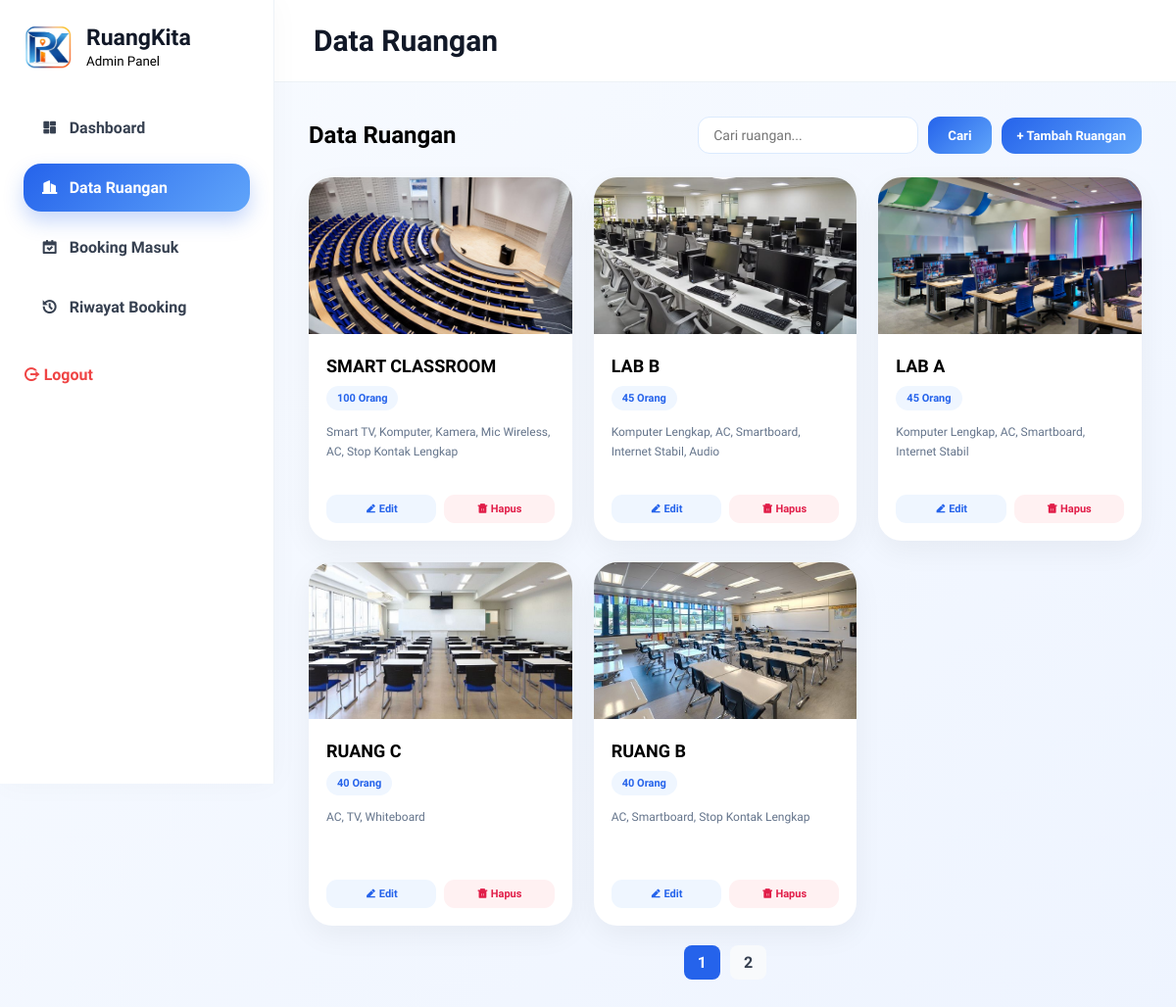
/admin_dashboard.php?page=ruangan (signed in), run on the app's committed database.
### tables this page shows
CREATE TABLE `ruangan` (
  `id` int(11) NOT NULL,
  `nama` varchar(100) DEFAULT NULL,
  `kapasitas` int(11) DEFAULT NULL,
  `fasilitas` text DEFAULT NULL,
  `gambar` varchar(255) DEFAULT NULL
);

### admin_dashboard.php (the view, shortened to what this page needs)
<?php
include "koneksi.php";
$page = isset($_GET['page']) ? $_GET['page'] : 'dashboard';
$limit = 5;
$hal = isset($_GET['hal']) ? (int)$_GET['hal'] : 1;
$offset = ($hal - 1) * $limit;
$where_ruangan = "WHERE 1=1";
$query_ruangan_count = mysqli_query($conn, "SELECT COUNT(*) as total FROM ruangan $where_ruangan");
$total_ruangan = mysqli_fetch_assoc($query_ruangan_count)['total'];
$pages_ruangan = ceil($total_ruangan / $limit);
$data_ruangan = mysqli_query($conn,"
    SELECT *
    FROM ruangan
    $where_ruangan
    ORDER BY id DESC
    LIMIT $offset, $limit
");
?>
<!DOCTYPE html>
<html lang="id">
<head>
<link href="https://cdn.jsdelivr.net/npm/remixicon/fonts/remixicon.css" rel="stylesheet">
</head>
<body>
<div class="dashboard-layout">
    <div class="sidebar">
        <div class="sidebar-logo">
            <img src="img/logo.png">
            <div>
                <h2>RuangKita</h2>
                <small>Admin Panel</small>
            </div>
        </div>
        <div class="sidebar-menu">
            <a href="admin_dashboard.php?page=dashboard"
               class="<?= ($page == 'dashboard') ? 'active' : ''; ?>">
                <i class="ri-dashboard-fill"></i>
                Dashboard
            </a>
            <a href="admin_dashboard.php?page=ruangan"
               class="<?= ($page == 'ruangan') ? 'active' : ''; ?>">
                <i class="ri-building-2-fill"></i>
                Data Ruangan
            </a>
            <a href="admin_dashboard.php?page=booking"
               class="<?= ($page == 'booking') ? 'active' : ''; ?>">
                <i class="ri-calendar-check-fill"></i>
                Booking Masuk
            </a>
            <a href="admin_dashboard.php?page=riwayat"
               class="<?= ($page == 'riwayat') ? 'active' : ''; ?>">
                <i class="ri-history-fill"></i>
                Riwayat Booking
            </a>
        </div>
        <div class="logout">
            <a href="logout.php">
                <i class="ri-logout-circle-r-line"></i>
                Logout
            </a>
        </div>
    </div>
    <div class="main-content">
        <div class="topbar">
            <h1>
                <?php
                if($page == "dashboard"){
                    echo "Dashboard";
                }
                else if($page == "booking"){
                    echo "Booking Masuk";
                }
                else if($page == "ruangan"){
                    echo "Data Ruangan";
                }
                else{
                    echo "Riwayat Booking";
                }
                ?>
            </h1>
        </div>
        <div class="content">
            <?php if($page == "ruangan"){ ?>
            <div class="room-top-action">
                <h2>Data Ruangan</h2>
                <div style="display:flex; gap:10px; align-items:center; flex-wrap:wrap;">
                    <div class="search-bar" style="margin-bottom:0;">
                        <form method="GET" action="">
                            <input type="text" name="search" value="<?= isset($_GET['search']) ? htmlspecialchars($_GET['search']) : ''; ?>" placeholder="Cari ruangan...">
                            <button type="submit">Cari</button>
                        </form>
                    </div>
                    <a href="?page=ruangan&tambah=1"
                       class="btn-tambah">
                        + Tambah Ruangan
                    </a>
                </div>
            </div>
            <div class="ruangan-grid">
            <?php while($r = mysqli_fetch_assoc($data_ruangan)){ ?>
            <div class="ruangan-card">
                <img src="<?= $r['gambar']; ?>">
                <div class="ruangan-body">
                    <h3><?= $r['nama']; ?></h3>
                    <div class="ruangan-kapasitas">
                        <?= $r['kapasitas']; ?> Orang
                    </div>
                    <div class="ruangan-fasilitas">
                        <?= $r['fasilitas']; ?>
                    </div>
                    <div class="ruangan-action">
                        <a href="?page=ruangan&edit=<?= $r['id']; ?>"
                           class="btn-edit">
                            <i class="ri-edit-2-fill"></i>
                            Edit
                        </a>
                        <a href="?page=ruangan&hapus_ruangan=<?= $r['id']; ?>"
                           class="btn-hapus"
                           onclick="return confirm('Hapus ruangan ini?')">
                            <i class="ri-delete-bin-5-fill"></i>
                            Hapus
                        </a>
                    </div>
                </div>
            </div>
            <?php } ?>
            </div>
            <?php if($pages_ruangan > 1){ ?>
            <div class="pagination">
                <?php for($i=1; $i<=$pages_ruangan; $i++){ ?>
                    <a href="?page=ruangan&hal=<?= $i; ?>&search=<?= isset($_GET['search']) ? htmlspecialchars($_GET['search']) : ''; ?>" class="<?= $hal == $i ? 'active' : ''; ?>"><?= $i; ?></a>
                <?php } ?>
            </div>
            <?php } ?>
            <?php } ?>
        </div>
    </div>
</div>
</body>
</html>

### admin_dashboard.php (style rules this page uses)
* { margin:0; padding:0; box-sizing:border-box; font-family:'Plus Jakarta Sans', sans-serif; }
body { background: linear-gradient(to bottom right,#f8fbff,#eef4ff); }
.dashboard-layout { display:flex; min-height:100vh; }
.sidebar { width:280px; background:white; border-right:1px solid #edf2f7; position:fixed; height:100vh; padding:24px; box-shadow:0 0 30px rgba(0,0,0,0.03); }
.sidebar-logo { display:flex; align-items:center; gap:14px; margin-bottom:35px; }
.sidebar-logo img { width:50px; }
.sidebar-logo h2 { font-size:23px; color:#111827; }
.sidebar-menu { display:flex; flex-direction:column; gap:12px; }
.sidebar-menu a { text-decoration:none; color:#374151; padding:15px 18px; border-radius:18px; display:flex; align-items:center; gap:12px; font-weight:700; transition:0.3s; }
.sidebar-menu a.active { background:linear-gradient(135deg,#2563eb,#60a5fa); color:white; box-shadow:0 10px 20px rgba(37,99,235,0.25); }
.logout { margin-top:35px; }
.logout a { text-decoration:none; color:#ef4444; font-weight:700; }
.main-content { margin-left:280px; width:calc(100% - 280px); }
.topbar { background:white; padding:24px 40px; border-bottom:1px solid #edf2f7; }
.topbar h1 { font-size:30px; color:#111827; }
.content { padding:35px; }
.room-top-action { display:flex; justify-content:space-between; align-items:center; margin-bottom:24px; }
.btn-tambah { background:linear-gradient(135deg,#2563eb,#60a5fa); color:white; padding:11px 16px; border-radius:14px; text-decoration:none; font-size:13px; font-weight:700; }
.ruangan-grid { display:grid; grid-template-columns:repeat(auto-fill,minmax(240px,1fr)); gap:22px; }
.ruangan-card { background:white; border-radius:24px; overflow:hidden; box-shadow:0 10px 30px rgba(0,0,0,0.05); transition:0.3s; }
.ruangan-card img { width:100%; height:160px; object-fit:cover; }
.ruangan-body { padding:18px; }
.ruangan-body h3 { font-size:18px; margin-bottom:10px; }
.ruangan-kapasitas { display:inline-block; background:#eff6ff; color:#2563eb; padding:6px 11px; border-radius:999px; font-size:11px; font-weight:700; margin-bottom:12px; }
.ruangan-fasilitas { font-size:12px; color:#64748b; line-height:1.7; min-height:60px; }
.ruangan-action { display:flex; gap:8px; margin-top:14px; }
.btn-edit { flex:1; background:#eff6ff; color:#2563eb; text-decoration:none; text-align:center; padding:8px; border-radius:11px; font-size:11px; font-weight:700; }
.btn-hapus { flex:1; background:#fff1f2; color:#e11d48; text-decoration:none; text-align:center; padding:8px; border-radius:11px; font-size:11px; font-weight:700; }
.search-bar { margin-bottom: 20px; display: flex; justify-content: flex-end; }
.search-bar form { display: flex; gap: 10px; }
.search-bar input { padding: 10px 15px; border: 1px solid #dbeafe; border-radius: 12px; outline: none; font-size: 14px; }
.search-bar button { background: linear-gradient(135deg,#2563eb,#60a5fa); color: white; border: none; padding: 10px 20px; border-radius: 12px; cursor: pointer; font-weight: 700; }
.pagination { display: flex; justify-content: center; gap: 10px; padding: 20px; }
.pagination a { text-decoration: none; padding: 8px 14px; border-radius: 8px; background: #f8fafc; color: #374151; font-weight: 700; transition: 0.3s; }
.pagination a.active { background: #2563eb; color: white; }

### data on the page
ruangan: gambar (picture), nama "SMART CLASSROOM", kapasitas "100", fasilitas "Smart TV, Komputer, Kamera, Mic Wireless, AC, Stop Kontak Lengkap"
ruangan: gambar (picture), nama "LAB B", kapasitas "45", fasilitas "Komputer Lengkap, AC, Smartboard, Internet Stabil, Audio"
ruangan: gambar (picture), nama "LAB A", kapasitas "45", fasilitas "Komputer Lengkap, AC, Smartboard, Internet Stabil"
ruangan: gambar (picture), nama "RUANG C", kapasitas "40", fasilitas "AC, TV, Whiteboard"
ruangan: gambar (picture), nama "RUANG B", kapasitas "40", fasilitas "AC, Smartboard, Stop Kontak Lengkap"
